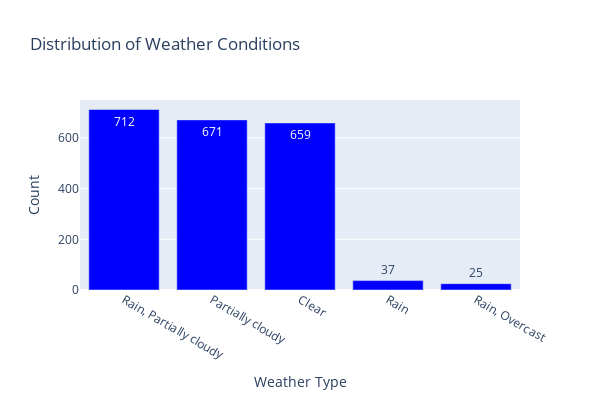

Notebook source saved alongside this figure:
### Markdown cell above
---

Weather Condition Counts:

### Code cell
condition_counts = df['conditions'].value_counts().reset_index()
condition_counts.columns = ['Weather Condition', 'Count']
fig = px.bar(condition_counts,x='Weather Condition',y='Count',labels={'Weather Condition': 'Weather Condition', 'Count': 'Count'},
title='Distribution of Weather Conditions',text='Count',height=400,width=600,color_discrete_sequence=['blue'])
fig.update_layout(xaxis_title="Weather Type",yaxis_title='Count')
fig.write_html('Comilla_Weather_Condiditions_Distribution.html')
fig.show()

### Figure 1 — Plotly figure (JSON) as saved in the notebook; plotly's stock layout.template omitted (floating-point values rounded to 4 significant figures)
{"data": [{"alignmentgroup": "True", "hovertemplate": "Weather Condition=%{x}<br>Count=%{text}<extra></extra>", "legendgroup": "", "marker": {"color": "blue", "pattern": {"shape": ""}}, "name": "", "offsetgroup": "", "orientation": "v", "showlegend": false, "text": [712, 671, 659, 37, 25], "textposition": "auto", "type": "bar", "x": ["Rain, Partially cloudy", "Partially cloudy", "Clear", "Rain", "Rain, Overcast"], "xaxis": "x", "y": [712, 671, 659, 37, 25], "yaxis": "y"}], "layout": {"barmode": "relative", "height": 400, "legend": {"tracegroupgap": 0}, "title": {"text": "Distribution of Weather Conditions"}, "width": 600, "xaxis": {"anchor": "y", "autorange": true, "domain": [0, 1], "range": [-0.5, 4.5], "title": {"text": "Weather Type"}, "type": "category"}, "yaxis": {"anchor": "x", "autorange": true, "domain": [0, 1], "range": [0, 749.5], "title": {"text": "Count"}, "type": "linear"}}}
